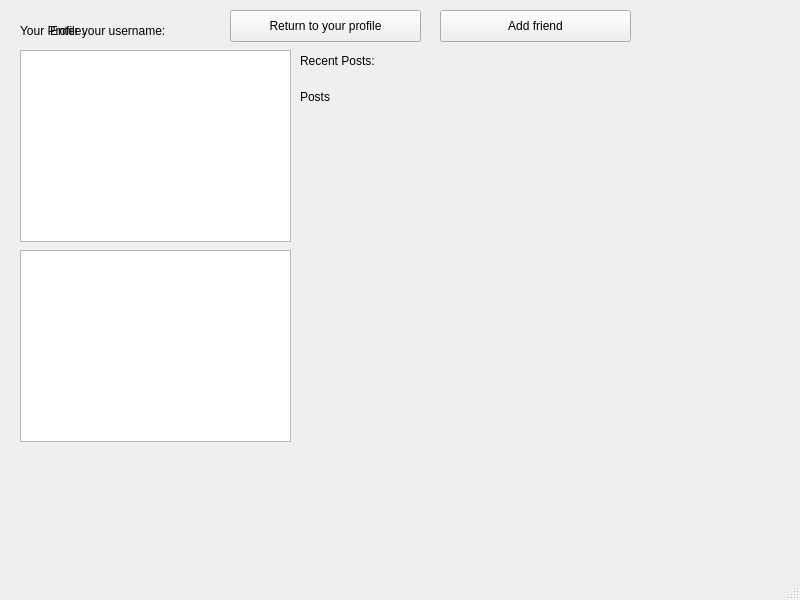
<?xml version="1.0" encoding="UTF-8"?>
<ui version="4.0">
 <class>MainWindow</class>
 <widget class="QMainWindow" name="MainWindow">
  <property name="geometry">
   <rect>
    <x>0</x>
    <y>0</y>
    <width>800</width>
    <height>600</height>
   </rect>
  </property>
  <property name="windowTitle">
   <string>MainWindow</string>
  </property>
  <widget class="QWidget" name="centralwidget">
   <widget class="QLabel" name="loginLabel">
    <property name="geometry">
     <rect>
      <x>50</x>
      <y>20</y>
      <width>271</width>
      <height>21</height>
     </rect>
    </property>
    <property name="text">
     <string>Enter your username:</string>
    </property>
   </widget>
   <widget class="QLineEdit" name="loginLineEdit">
    <property name="geometry">
     <rect>
      <x>50</x>
      <y>50</y>
      <width>141</width>
      <height>31</height>
     </rect>
    </property>
   </widget>
   <widget class="QPushButton" name="loginButton">
    <property name="geometry">
     <rect>
      <x>50</x>
      <y>90</y>
      <width>100</width>
      <height>32</height>
     </rect>
    </property>
    <property name="text">
     <string>Login</string>
    </property>
   </widget>
   <widget class="QLabel" name="profileLabel">
    <property name="geometry">
     <rect>
      <x>20</x>
      <y>20</y>
      <width>141</width>
      <height>21</height>
     </rect>
    </property>
    <property name="text">
     <string>Your Profile:</string>
    </property>
   </widget>
   <widget class="QPushButton" name="returnButton">
    <property name="geometry">
     <rect>
      <x>230</x>
      <y>10</y>
      <width>191</width>
      <height>32</height>
     </rect>
    </property>
    <property name="text">
     <string>Return to your profile</string>
    </property>
   </widget>
   <widget class="QPushButton" name="addFriendButton">
    <property name="geometry">
     <rect>
      <x>440</x>
      <y>10</y>
      <width>191</width>
      <height>32</height>
     </rect>
    </property>
    <property name="text">
     <string>Add friend</string>
    </property>
   </widget>
   <widget class="QLabel" name="postsLabel">
    <property name="geometry">
     <rect>
      <x>300</x>
      <y>90</y>
      <width>971</width>
      <height>241</height>
     </rect>
    </property>
    <property name="text">
     <string>Posts</string>
    </property>
    <property name="alignment">
     <set>Qt::AlignmentFlag::AlignLeading|Qt::AlignmentFlag::AlignLeft|Qt::AlignmentFlag::AlignTop</set>
    </property>
   </widget>
   <widget class="QTableWidget" name="friendsTable">
    <property name="geometry">
     <rect>
      <x>20</x>
      <y>50</y>
      <width>271</width>
      <height>192</height>
     </rect>
    </property>
   </widget>
   <widget class="QTableWidget" name="suggestedTable">
    <property name="geometry">
     <rect>
      <x>20</x>
      <y>250</y>
      <width>271</width>
      <height>192</height>
     </rect>
    </property>
   </widget>
   <widget class="QLabel" name="postsIndicator">
    <property name="geometry">
     <rect>
      <x>300</x>
      <y>50</y>
      <width>141</width>
      <height>21</height>
     </rect>
    </property>
    <property name="text">
     <string>Recent Posts:</string>
    </property>
   </widget>
  </widget>
  <widget class="QMenuBar" name="menubar">
   <property name="geometry">
    <rect>
     <x>0</x>
     <y>0</y>
     <width>800</width>
     <height>37</height>
    </rect>
   </property>
  </widget>
  <widget class="QStatusBar" name="statusbar"/>
 </widget>
 <resources/>
 <connections/>
</ui>
